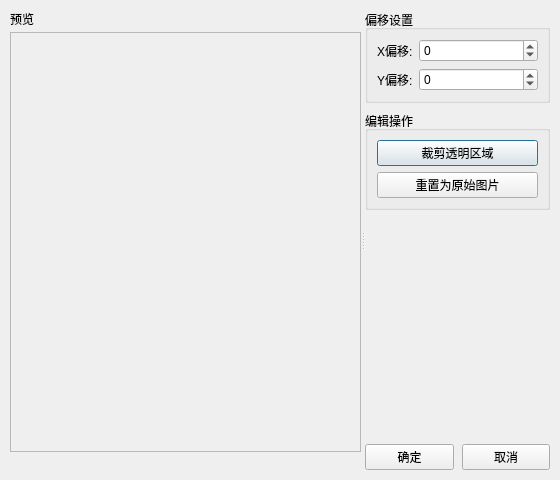
<?xml version="1.0" encoding="UTF-8"?>
<ui version="4.0">
 <class>ImageEditDialog</class>
 <widget class="QDialog" name="ImageEditDialog">
  <property name="windowTitle">
   <string>编辑帧</string>
  </property>
  <property name="minimumSize">
   <size>
    <width>560</width>
    <height>480</height>
   </size>
  </property>
  <layout class="QVBoxLayout" name="mainLayout">
   <property name="spacing">
    <number>8</number>
   </property>
   <property name="margin">
    <number>10</number>
   </property>
   <item>
    <widget class="QSplitter" name="splitter">
     <property name="orientation">
      <enum>Qt::Horizontal</enum>
     </property>
     <widget class="QWidget" name="previewWidget">
      <layout class="QVBoxLayout" name="previewLayout">
       <property name="spacing">
        <number>4</number>
       </property>
       <property name="margin">
        <number>0</number>
       </property>
       <item>
        <widget class="QLabel" name="previewLabel">
         <property name="text">
          <string>预览</string>
         </property>
        </widget>
       </item>
       <item>
        <widget class="QScrollArea" name="scrollArea">
         <property name="widgetResizable">
          <bool>true</bool>
         </property>
         <property name="minimumSize">
          <size>
           <width>320</width>
           <height>240</height>
          </size>
         </property>
         <widget class="QWidget" name="scrollAreaWidgetContents">
          <layout class="QVBoxLayout" name="scrollAreaLayout">
           <item>
            <widget class="QLabel" name="imageLabel">
             <property name="alignment">
              <set>Qt::AlignCenter</set>
             </property>
             <property name="sizePolicy">
              <sizepolicy hsizetype="Expanding" vsizetype="Expanding">
               <horstretch>0</horstretch>
               <verstretch>0</verstretch>
              </sizepolicy>
             </property>
            </widget>
           </item>
          </layout>
         </widget>
        </widget>
       </item>
       <item>
        <widget class="QLabel" name="sizeInfoLabel">
         <property name="text">
          <string/>
         </property>
        </widget>
       </item>
      </layout>
     </widget>
     <widget class="QWidget" name="rightPanel">
      <layout class="QVBoxLayout" name="rightLayout">
       <property name="spacing">
        <number>8</number>
       </property>
       <property name="margin">
        <number>0</number>
       </property>
       <item>
        <widget class="QGroupBox" name="offsetGroup">
         <property name="title">
          <string>偏移设置</string>
         </property>
         <layout class="QFormLayout" name="offsetLayout">
          <property name="spacing">
           <number>6</number>
          </property>
          <item row="0" column="0">
           <widget class="QLabel" name="xOffsetLabel">
            <property name="text">
             <string>X偏移:</string>
            </property>
           </widget>
          </item>
          <item row="0" column="1">
           <widget class="QSpinBox" name="xOffsetSpinBox">
            <property name="minimum">
             <number>-9999</number>
            </property>
            <property name="maximum">
             <number>9999</number>
            </property>
           </widget>
          </item>
          <item row="1" column="0">
           <widget class="QLabel" name="yOffsetLabel">
            <property name="text">
             <string>Y偏移:</string>
            </property>
           </widget>
          </item>
          <item row="1" column="1">
           <widget class="QSpinBox" name="yOffsetSpinBox">
            <property name="minimum">
             <number>-9999</number>
            </property>
            <property name="maximum">
             <number>9999</number>
            </property>
           </widget>
          </item>
         </layout>
        </widget>
       </item>
       <item>
        <widget class="QGroupBox" name="editGroup">
         <property name="title">
          <string>编辑操作</string>
         </property>
         <layout class="QVBoxLayout" name="editLayout">
          <property name="spacing">
           <number>6</number>
          </property>
          <item>
           <widget class="QPushButton" name="cropButton">
            <property name="text">
             <string>裁剪透明区域</string>
            </property>
           </widget>
          </item>
          <item>
           <widget class="QPushButton" name="resetButton">
            <property name="text">
             <string>重置为原始图片</string>
            </property>
            <property name="objectName">
             <string>secondaryButton</string>
            </property>
           </widget>
          </item>
         </layout>
        </widget>
       </item>
       <item>
        <spacer name="verticalSpacer">
         <property name="orientation">
          <enum>Qt::Vertical</enum>
         </property>
         <property name="sizeHint">
          <size>
           <width>20</width>
           <height>40</height>
          </size>
         </property>
        </spacer>
       </item>
       <item>
        <layout class="QHBoxLayout" name="buttonLayout">
         <property name="spacing">
          <number>8</number>
         </property>
         <item>
          <widget class="QPushButton" name="okButton">
           <property name="text">
            <string>确定</string>
           </property>
          </widget>
         </item>
         <item>
          <widget class="QPushButton" name="cancelButton">
           <property name="text">
            <string>取消</string>
           </property>
           <property name="objectName">
            <string>secondaryButton</string>
           </property>
          </widget>
         </item>
        </layout>
       </item>
      </layout>
     </widget>
    </widget>
   </item>
  </layout>
 </widget>
 <resources/>
 <connections>
  <connection>
   <sender>okButton</sender>
   <signal>clicked()</signal>
   <receiver>ImageEditDialog</receiver>
   <slot>accept()</slot>
  </connection>
  <connection>
   <sender>cancelButton</sender>
   <signal>clicked()</signal>
   <receiver>ImageEditDialog</receiver>
   <slot>reject()</slot>
  </connection>
 </connections>
</ui>
